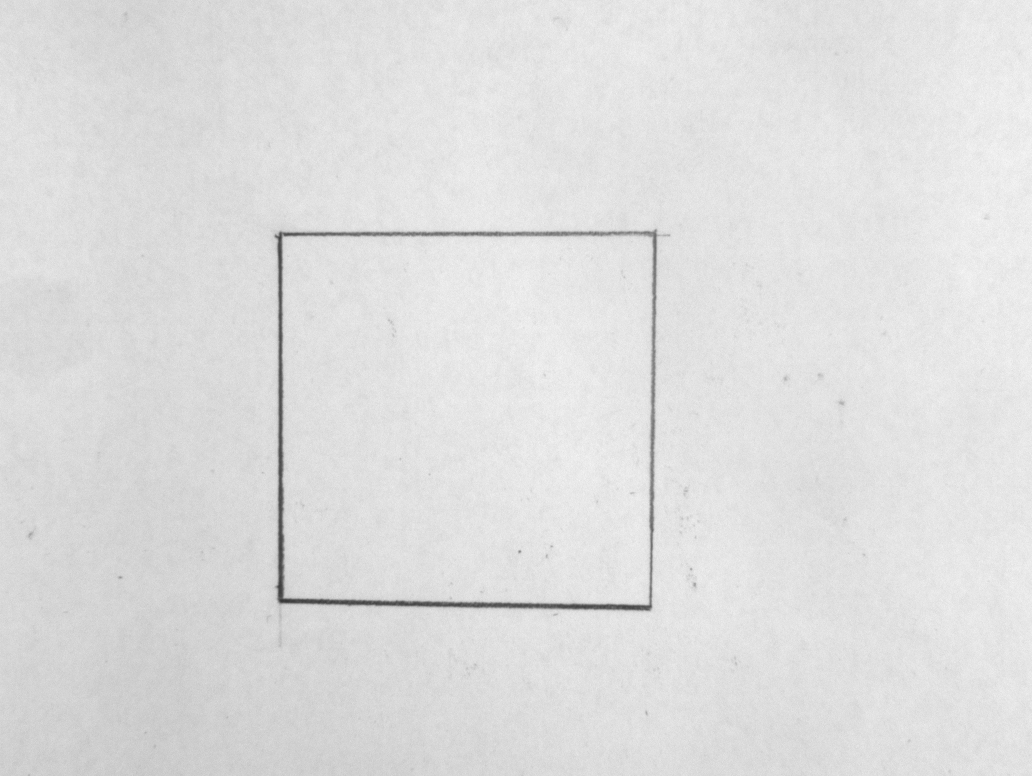
%> input picture module_2_blob_and_features/2_hough_transform/src_code/square.tif, 1032 x 776 px
$ octave harris_and_hough.m   (GNU Octave 9; MATLAB toolbox functions it lacks are replaced by stand-ins)
%> lines starting %> are read from the running program, lines starting %| are printed output that depends on the picture; in (x1, y1, x2, y2) boxes, pixels count from 0 and x2, y2 are one past the last pixel; in counts of white or black regions, pixels touching at a corner belong together; the program's own positions count from 1
clear all;
close all;

%% Read image, convert to greyscale and rotate by angle gamma
%  Modify the path to load other images and experiment with them!
I = imread('square.tif');
%> I is the input picture: size 776x1032 uint8; min 55, max 247, mean 222.1
% I = imread('StraightLine_45d.jpg');
%Convert image to graylevel, but only if it is a color image
if size(I,3) == 3
    Ib = rgb2gray(I);
else
    Ib = I;
end

 % gamma = 30;
 % Rotate angle gamma
 % Ib = imrotate(Ib,gamma);

%% Harris corner detector
% 对灰度图 Ib 运行 Harris 角点检测算法。
points = detectHarrisFeatures(Ib,'MinQuality', 0.15, 'FilterSize', 9);
%> points = 7 points; (x, y): (283, 236), (649, 607), (279, 237), (282, 600), (286, 597), (278, 587), (654, 234)
% 输出 points 是一个 cornerPoints 对象

% Harris 会找到很多点，这里选出 最显著的 2 个角点
strongest = selectStrongest(points,120);  % Use this, if needed, to sort out weakt points
%> strongest has the same summary as points
imshow(I);
hold on;
plot(strongest);
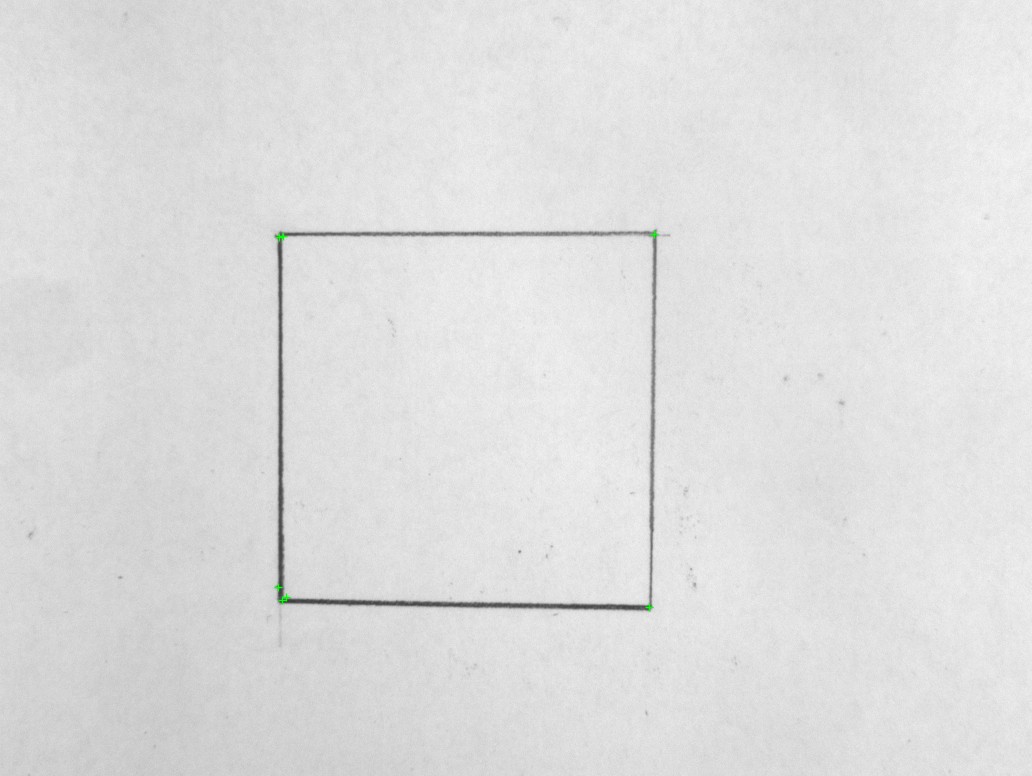
%> figure redrawn from the program's plot data

%% pre process
% 开运算 → 去掉局部亮点噪声（结构噪声）
Ib = imopen(Ib,strel('diamond',3));

% 高斯滤波 → 去掉纹理、高频噪声（像素级噪声）
Ib = imfilter(Ib,fspecial('gaussian',[10 10],2),'replicate');

%% Hough-Transformation
nPeaks = 4;        % How many of the strongest peaks shall we extract?
fillGap = 30;        % Lentgh of gaps in pixels that will be filled during line extraction
minLength = 200;      % Minimum length a line must have to be extracted
threshold = 0.2;     % Minimum peak height relative to maximum peak to be accepted as a peak

% Create edge image
edgeImage     = edge(Ib,'sobel');
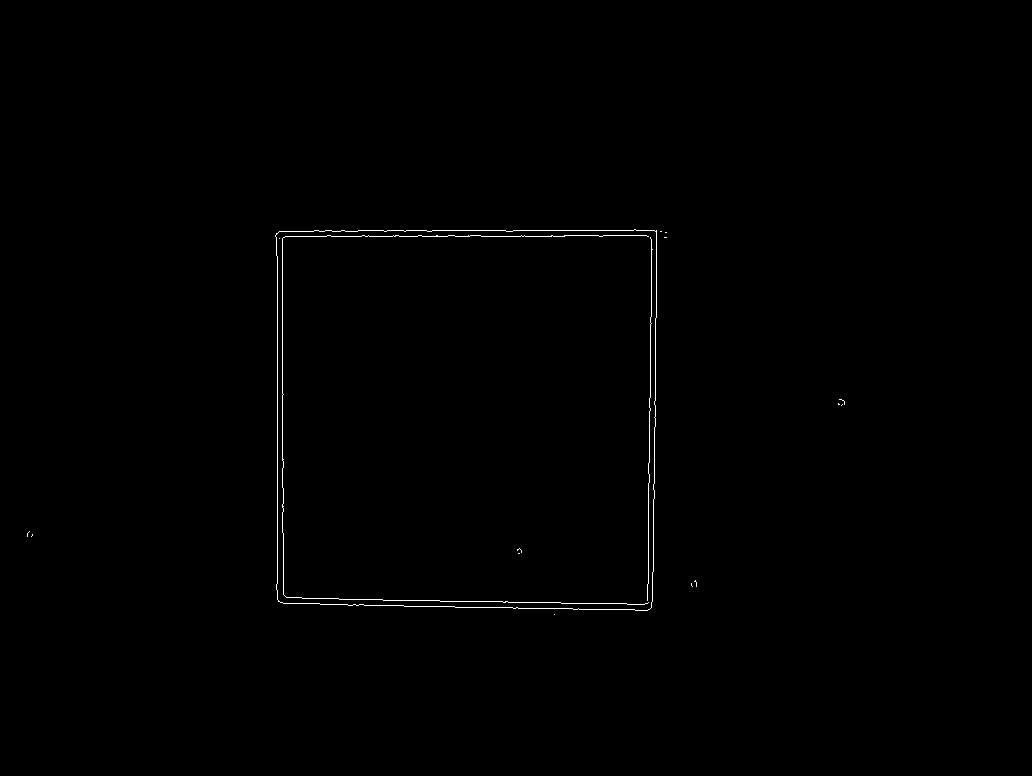
%> edgeImage: size 776x1032 logical; 0.38% white in thin lines or dots, all inside (x1, y1, x2, y2) = (27, 229, 845, 615)

% Perform Hough transform
[H,theta,rho] = hough(edgeImage);
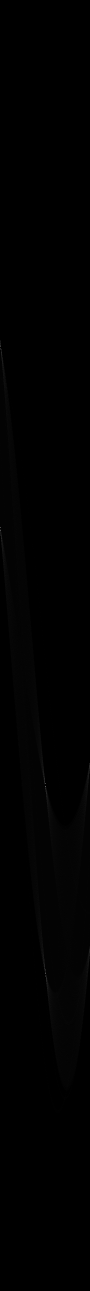
%> H: size 2581x180 double (shown at 1/2 size); min 0, max 339, mean 1.2; drawn with min black and max white
%> theta = 180 values from -90 to 89; rho = 2581 values from -1290 to 1290

% 返回 nPeaks 个最大投票点
peaks         = houghpeaks(H,nPeaks,...    % extract the strongest peaks
                          'Threshold',threshold);
%> peaks = [1568 91; 1061 1; 693 2; 1953 92]

% 根据每个峰值给出的 (θ, ρ)，在 edgeImage 上找哪些像素属于这条直线
% 分析像素连接性，把它们组合成一个或多个线段
lines         = houghlines(edgeImage,... % find line segments on the found lines
                           theta,...
                           rho,...
                           peaks,...
                           'FillGap',fillGap,...
                           'MinLength',minLength);
%> lines = 3 lines; point1 to point2 (x, y): (284, 604) to (650, 610), (278, 234) to (278, 600), (315, 231) to (657, 231)
% 输出一个结构体数组 lines
% Plot original image and edge image
figure,
imshowpair(Ib, edgeImage,'montage');
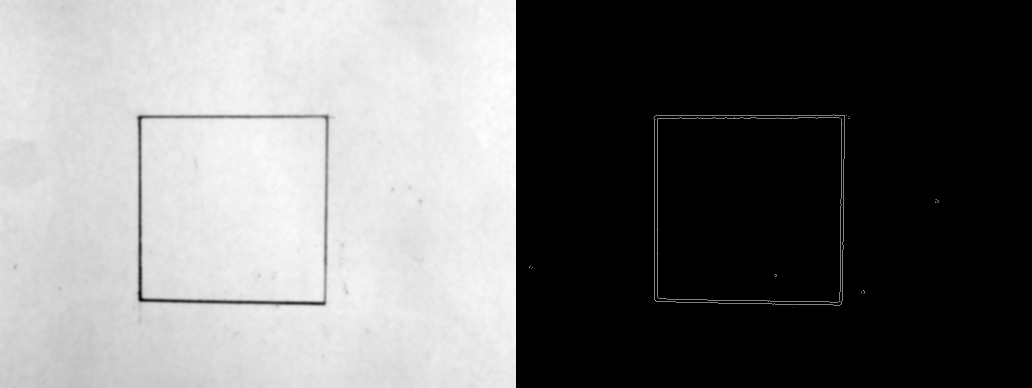
%> displayed picture: size 776x2064, on the screen's scale of 0 to 255 (shown at 1/2 size); min 0, max 255, mean 113.9

%% Plot Hough-Buffer with strongest peaks
figure,

% 显示 Hough 累加器矩阵
imshow(imadjust(H/max(max(H))),'XData',theta,'YData',rho,'InitialMagnification','fit');
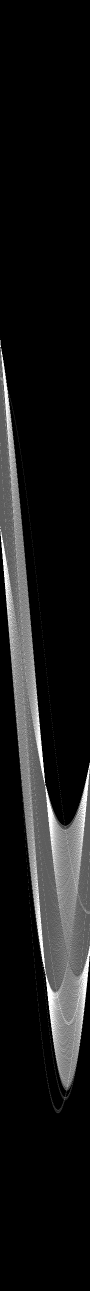
%> displayed picture: size 2581x180, on the screen's scale of 0 to 255 (shown at 1/2 size); min 0, max 255, mean 25.3
title('Hough Buffer');
xlabel('\theta'), ylabel('\rho');
axis on, axis normal, hold on;
hold on
% 标记 Hough 峰值
plot(theta(peaks(:,2)),rho(peaks(:,1)),'s','color','red');
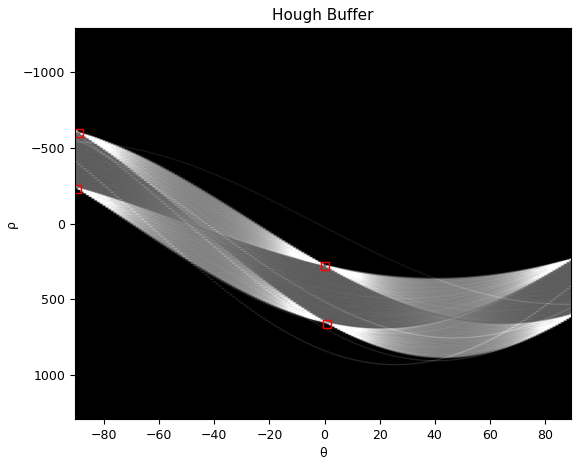
%> figure redrawn from the program's plot data

%% Plot detected line segments
figure, imshow(Ib), hold on
max_len = 0;
for k = 1:length(lines)
   % Extract start and end point of line seqment k

   % lines → 前面 houghlines 得到的结构体数组
   % lines(k).point1 → 第 k 条线的起点 [x1, y1]
   % lines(k).point2 → 第 k 条线的终点 [x2, y2]
   % xy → 2×2 矩阵，第一行为起点，第二行为终点
   xy = [lines(k).point1; lines(k).point2];

   % Plot it
   plot(xy(:,1),xy(:,2),'LineWidth',2,'Color','green');

   % Plot beginnings and ends of lines
   plot(xy(1,1),xy(1,2),'x','LineWidth',2,'Color','yellow');
   plot(xy(2,1),xy(2,2),'x','LineWidth',2,'Color','red');

end
%> this loop made 3 passes
%> xy on passes 1 to 3: [278 234; 278 600], [315 231; 657 231], [284 604; 650 610]
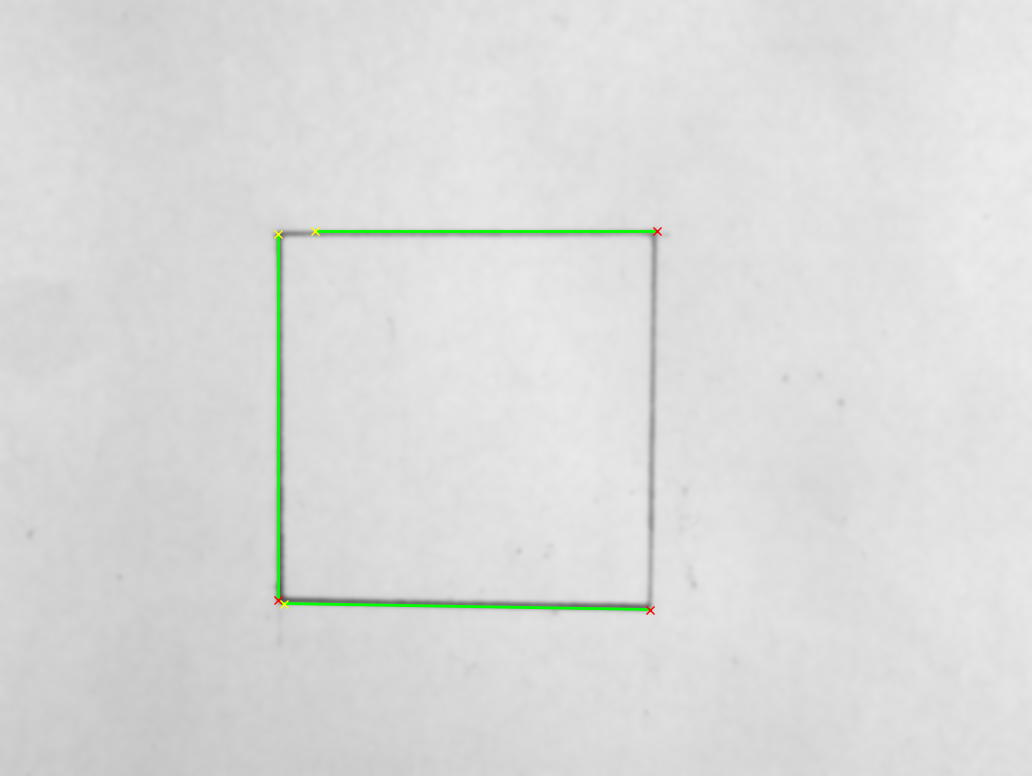
%> figure redrawn from the program's plot data
